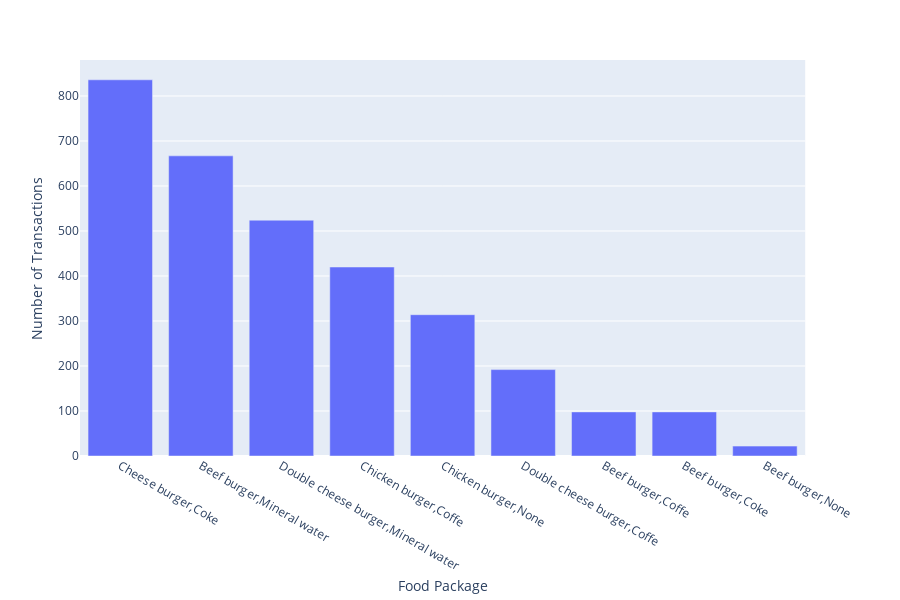

This figure's notebook cell:
### Code cell
import plotly.express as px
fig = px.bar(foodgroup, x='food', y='sumitem',
             #hover_data=['gender'], color='gender',
             labels={'food':'Food Package','sumitem':'Number of Transactions'}, height=600)
fig.show()

### Figure 1 — Plotly figure (JSON) as saved in the notebook; plotly's stock layout.template omitted (floating-point values rounded to 4 significant figures)
{"data": [{"alignmentgroup": "True", "hoverlabel": {"namelength": 0}, "hovertemplate": "Food Package=%{x}<br>Number of Transactions=%{y}", "legendgroup": "", "marker": {"color": "#636efa"}, "name": "", "offsetgroup": "", "orientation": "v", "showlegend": false, "textposition": "auto", "type": "bar", "x": ["Cheese burger,Coke", "Beef burger,Mineral water", "Double cheese burger,Mineral water", "Chicken burger,Coffe", "Chicken burger,None", "Double cheese burger,Coffe", "Beef burger,Coffe", "Beef burger,Coke", "Beef burger,None"], "xaxis": "x", "y": [836, 667, 524, 420, 314, 192, 98, 98, 22], "yaxis": "y"}], "layout": {"barmode": "relative", "height": 600, "legend": {"tracegroupgap": 0}, "margin": {"t": 60}, "xaxis": {"anchor": "y", "domain": [0, 0.98], "title": {"text": "Food Package"}}, "yaxis": {"anchor": "x", "domain": [0, 1], "title": {"text": "Number of Transactions"}}}}
